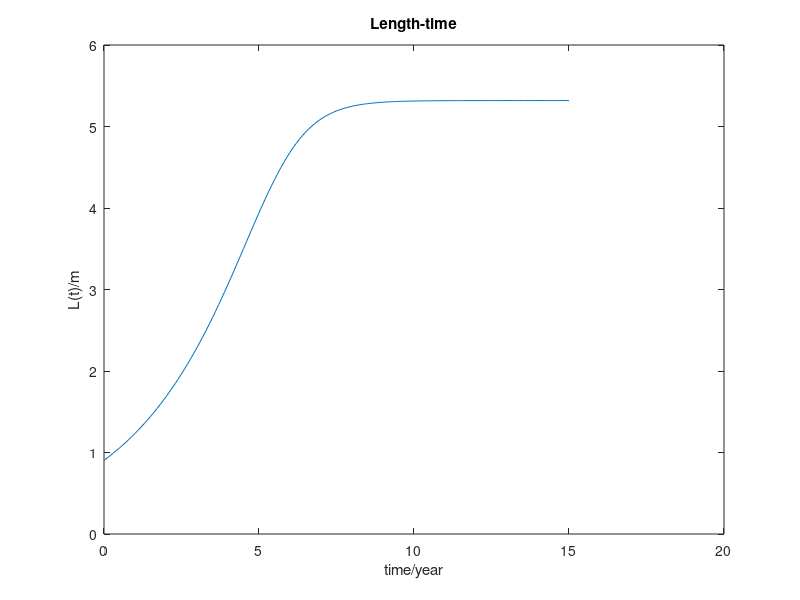

Recreate this plot in MATLAB.
%*************身长-体重模型***********************
s = 10			%初始体重10kg
r = 1.25		%增长因子(由初始10kg，一年后30-40kg求得)
K = 12000		%理论最大重量
t = 0:0.1:15	%时间-年份
w_u = K*s.*exp(r*t)		%模型分子
w_d = K-s+s.*exp(r*t)	%模型分母
W = w_u ./ w_d			%体重
b = 15
L= power((W/b),1/4)		%身长与体重的关系模型
%画出身长随时间变化的模型曲线
plot(t,L)
xlabel('time/year')
ylabel('L(t)/m')
title('Length-time')